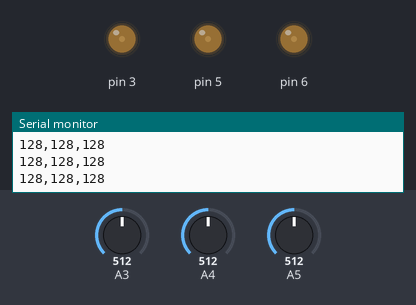
Recording of a sketch running on a simulated Arduino Uno, built with avr-gcc and run on an emulated ATmega328P. On the bench: output pins drawn as LEDs (lit = HIGH), the last lines printed to the serial monitor. Inputs (shaded band) come from the test bench; at power-on: A3 = 512, A4 = 512, A5 = 512.

Above: at 1.2 s.
1.3 s: A3 set to 44
At 2.5 s:
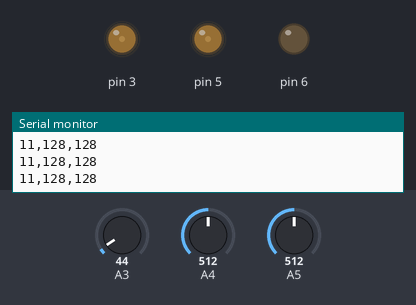
2.8 s: A3 set to 37
4.3 s: A4 set to 408
At 4.8 s:
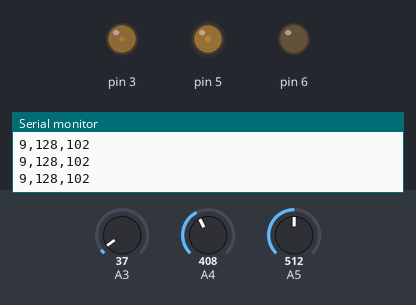
5.8 s: A4 set to 390
At 7.0 s:
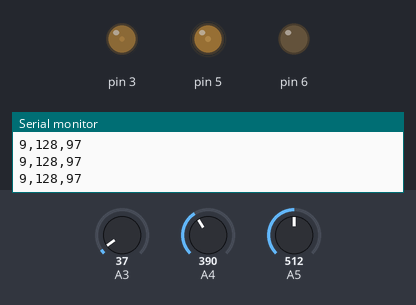
8.8 s: A5 set to 716
At 9.1 s:
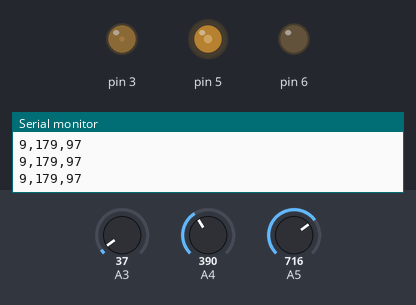
10.3 s: A5 set to 900
At 11.4 s:
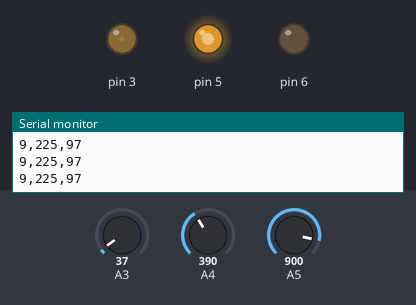
Timing chart, 0 to 12.8 s (numbered marks = the images above; inputs shaded):
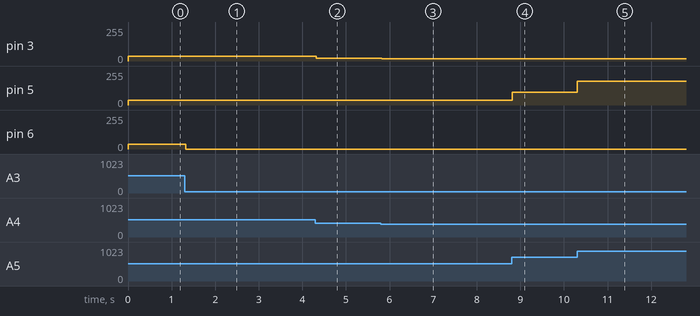

The sketch:

rgb_controller.ino
```cpp
void setup(){
  pinMode(3,OUTPUT);
  pinMode(5,OUTPUT);
  pinMode(6,OUTPUT);
  pinMode(A3, INPUT);
  pinMode(A4, INPUT);
  pinMode(A5, INPUT);
   // initialize serial communications at 9600 bps:
  Serial.begin(9600);
}
int r = 0;
int g = 0;
int b = 0;
const uint8_t gamma8[] = {
    0,  0,  0,  0,  0,  0,  0,  0,  0,  0,  0,  0,  0,  0,  0,  0,
    0,  0,  0,  0,  0,  0,  0,  0,  0,  0,  0,  0,  1,  1,  1,  1,
    1,  1,  1,  1,  1,  1,  1,  1,  1,  2,  2,  2,  2,  2,  2,  2,
    2,  3,  3,  3,  3,  3,  3,  3,  4,  4,  4,  4,  4,  5,  5,  5,
    5,  6,  6,  6,  6,  7,  7,  7,  7,  8,  8,  8,  9,  9,  9, 10,
   10, 10, 11, 11, 11, 12, 12, 13, 13, 13, 14, 14, 15, 15, 16, 16,
   17, 17, 18, 18, 19, 19, 20, 20, 21, 21, 22, 22, 23, 24, 24, 25,
   25, 26, 27, 27, 28, 29, 29, 30, 31, 32, 32, 33, 34, 35, 35, 36,
   37, 38, 39, 39, 40, 41, 42, 43, 44, 45, 46, 47, 48, 49, 50, 50,
   51, 52, 54, 55, 56, 57, 58, 59, 60, 61, 62, 63, 64, 66, 67, 68,
   69, 70, 72, 73, 74, 75, 77, 78, 79, 81, 82, 83, 85, 86, 87, 89,
   90, 92, 93, 95, 96, 98, 99,101,102,104,105,107,109,110,112,114,
  115,117,119,120,122,124,126,127,129,131,133,135,137,138,140,142,
  144,146,148,150,152,154,156,158,160,162,164,167,169,171,173,175,
  177,180,182,184,186,189,191,193,196,198,200,203,205,208,210,213,
  215,218,220,223,225,228,231,233,236,239,241,244,247,249,252,255 };
void loop(){
  r = analogRead(A3)/4;
  g = analogRead(A5)/4;
  b = analogRead(A4)/4;
  Serial.print(r);
  Serial.print(",");
  Serial.print(g);
  Serial.print(",");
  Serial.println(b);
  analogWrite(3,gamma8[b]);
  analogWrite(5,gamma8[g]);
  analogWrite(6,gamma8[r]);
}
```

Measured:
- after the input at 1.3 s, pin 6: 37/255 → 0/255 at once
- after the input at 4.3 s, pin 3: 37/255 → 20/255 at once
- after the input at 5.8 s, pin 3: 20/255 → 17/255 at once
- after the input at 8.8 s, pin 5: 37/255 → 95/255 at once
- after the input at 10.3 s, pin 5: 95/255 → 180/255 at once
